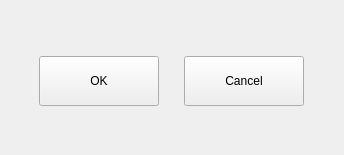
<?xml version="1.0" encoding="UTF-8"?>
<ui version="4.0">
 <class>HDialogProperty</class>
 <widget class="QDialog" name="HDialogProperty">
  <property name="geometry">
   <rect>
    <x>0</x>
    <y>0</y>
    <width>344</width>
    <height>155</height>
   </rect>
  </property>
  <property name="windowTitle">
   <string>Dialog</string>
  </property>
  <layout class="QGridLayout" name="gridLayout">
   <item row="1" column="0" colspan="3">
    <widget class="QWidget" name="widget" native="true">
     <property name="maximumSize">
      <size>
       <width>16777215</width>
       <height>60</height>
      </size>
     </property>
     <layout class="QHBoxLayout" name="horizontalLayout">
      <item>
       <widget class="QToolButton" name="toolButton_ok">
        <property name="minimumSize">
         <size>
          <width>120</width>
          <height>50</height>
         </size>
        </property>
        <property name="maximumSize">
         <size>
          <width>120</width>
          <height>50</height>
         </size>
        </property>
        <property name="text">
         <string>OK</string>
        </property>
       </widget>
      </item>
      <item>
       <widget class="QToolButton" name="toolButton_cancel">
        <property name="minimumSize">
         <size>
          <width>120</width>
          <height>50</height>
         </size>
        </property>
        <property name="maximumSize">
         <size>
          <width>120</width>
          <height>50</height>
         </size>
        </property>
        <property name="text">
         <string>Cancel</string>
        </property>
       </widget>
      </item>
     </layout>
    </widget>
   </item>
   <item row="0" column="0">
    <layout class="QVBoxLayout" name="layout_label"/>
   </item>
   <item row="0" column="1" colspan="2">
    <layout class="QVBoxLayout" name="layout_content"/>
   </item>
  </layout>
 </widget>
 <resources/>
 <connections/>
</ui>
